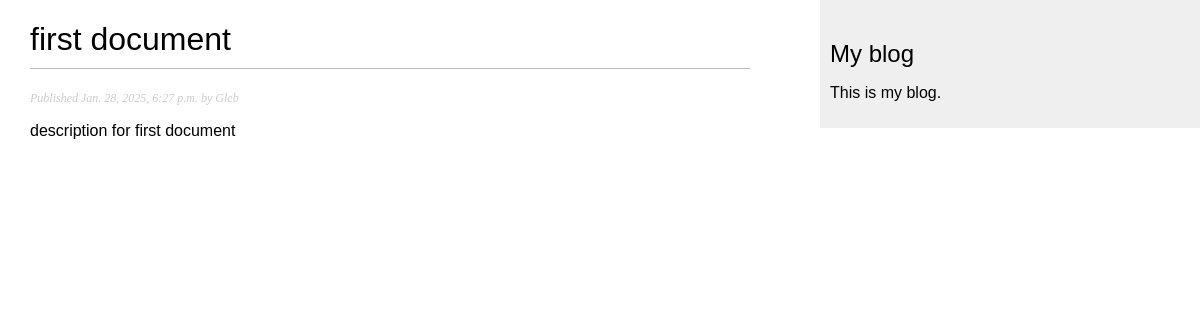
Page /TD/1/ on the committed database.
### blog/models.py (models this page shows, shortened)
class TurnoverDocument(models.Model):
    objects = models.Manager()
    published = PublishedManager()
    UnderReview = UnderReviewManager()
    Approved = ApprovedManager()
    Rejected = RejectedManager()
    class Status(models.TextChoices):
        DRAFT = ('DF', 'Draft')
        UnderReview = ('UR', 'UnderReview')
        Approved = ('A', 'Approved')
        Rejected = ('R', 'Rejected')
        PUBLISHED = ('PB', 'Published')
    title = models.CharField(max_length=255)
    description = models.TextField(blank=True, null=True)
    created_at = models.DateTimeField(auto_now_add=True)
    updated_at = models.DateTimeField(auto_now=True)
    auther = models.ForeignKey(settings.AUTH_USER_MODEL, on_delete=models.CASCADE, related_name='document_post')
    department = models.CharField(max_length=255) #?????????
    publish = models.DateTimeField(default=timezone.now)
    document_type = models.ForeignKey(document_types, on_delete=models.CASCADE)
    document_file = models.FileField(upload_to='turnover_documents/')
    slug = models.SlugField(max_length=250)
    status = models.CharField(
        max_length=2,
        choices=Status,
        default=Status.DRAFT
    )
    class Meta:
        ordering = ['-publish']
        indexes = [models.Index(fields=['-publish'])]

### blog/views.py (the view)
# urls.py: path('<int:id>/', views.TD_detail, name='TD_detail'),
def TD_detail(request, id):
    single_documents = get_object_or_404(TurnoverDocument, id=id, status=TurnoverDocument.Status.PUBLISHED)
    return render(request, 'blog/TD/detail.html', {'single_documents': single_documents})

### templates/blog/TD/detail.html (shortened to what this page needs)
{% extends "blog/base.html" %}
{% block content %}
  <h1>{{ single_documents.title }}</h1>
  <p class="date">
    Published {{ single_documents.publish }} by {{ single_documents.auther }}
  </p>
  {{ single_documents.description|linebreaks }}
{% endblock %}

### blog/static/css/blog.css (style rules this page uses)
body { margin:0; padding:0; font-family:helvetica, sans-serif; }
h1 { font-weight:normal; border-bottom:1px solid #bbb; padding:0 0 10px 0; }
p.date { color:#ccc; font-family: georgia, serif; font-size: 12px; font-style: italic; }

### rows in the picture
TurnoverDocument: title "first document", publish "Jan. 28, 2025, 6:27 p.m.", auther "Gleb", description "description for first document"
